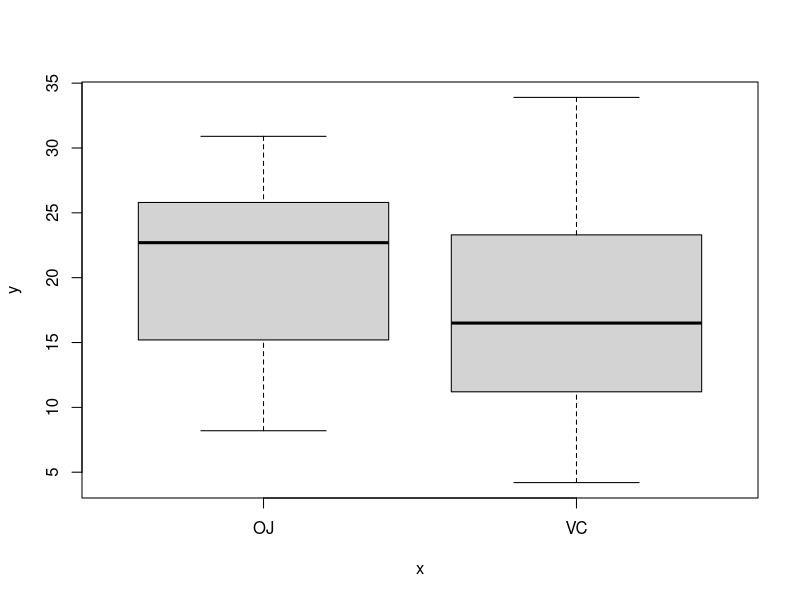
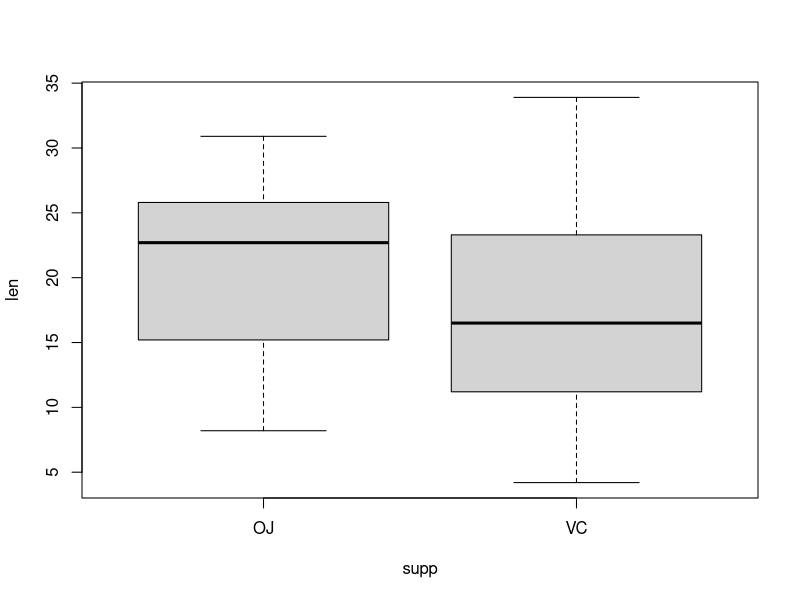
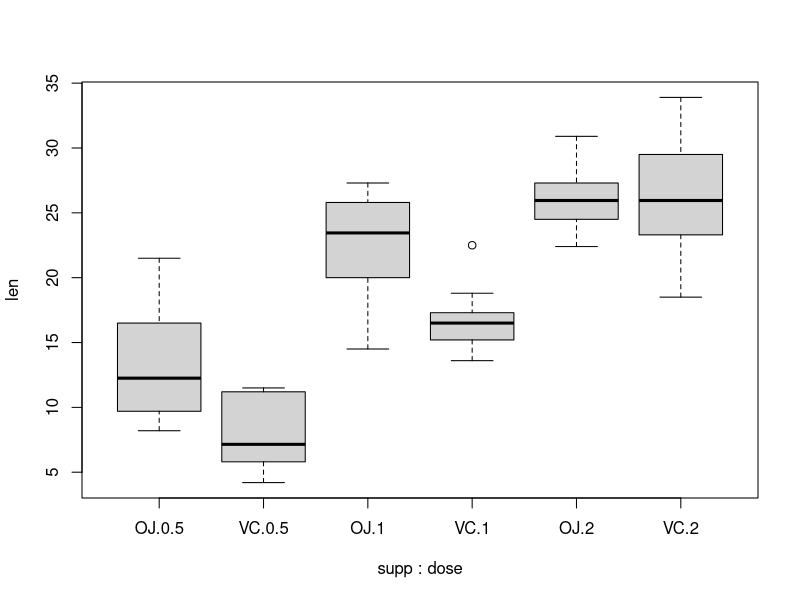
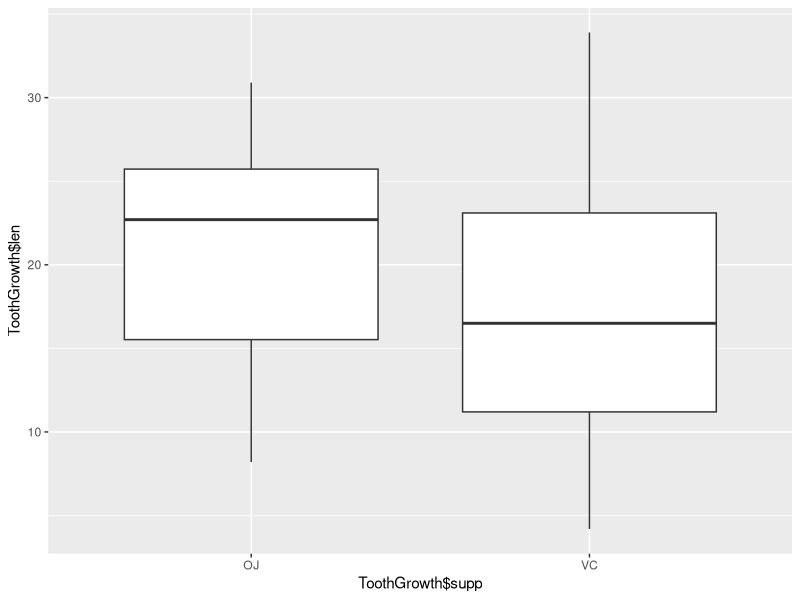
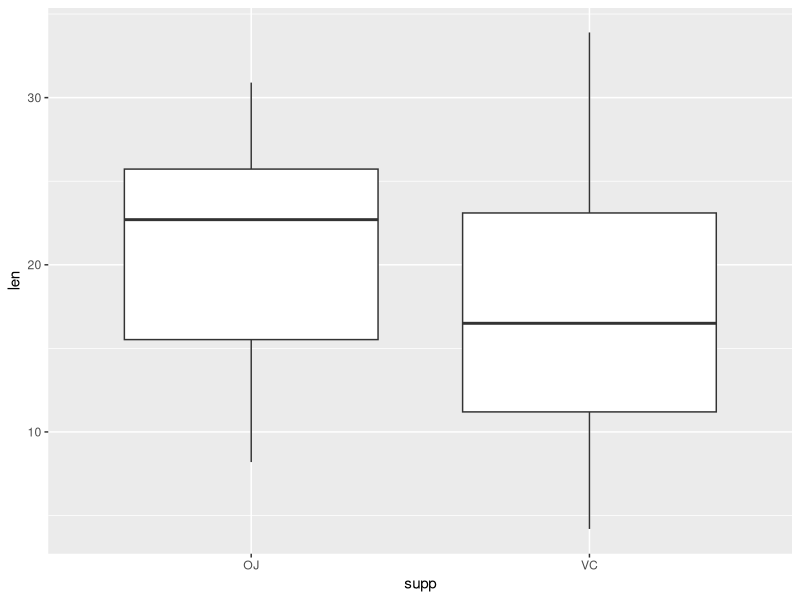
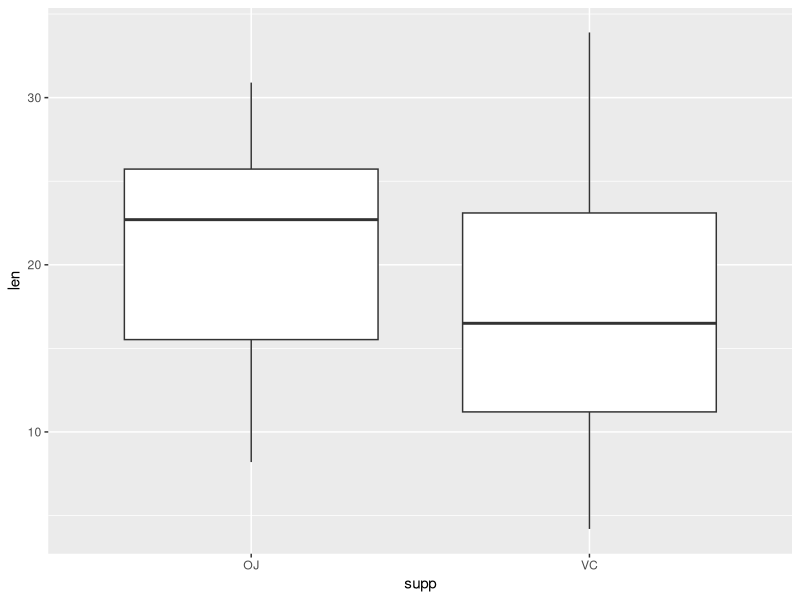
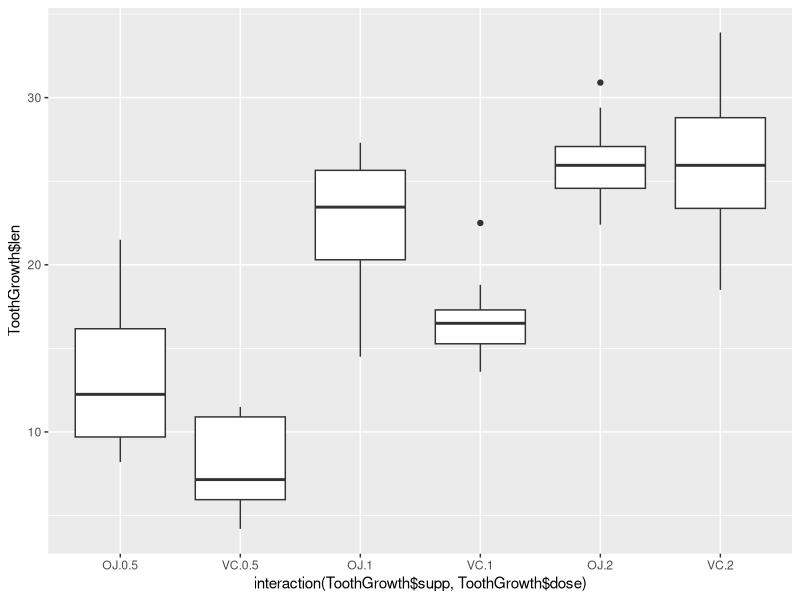
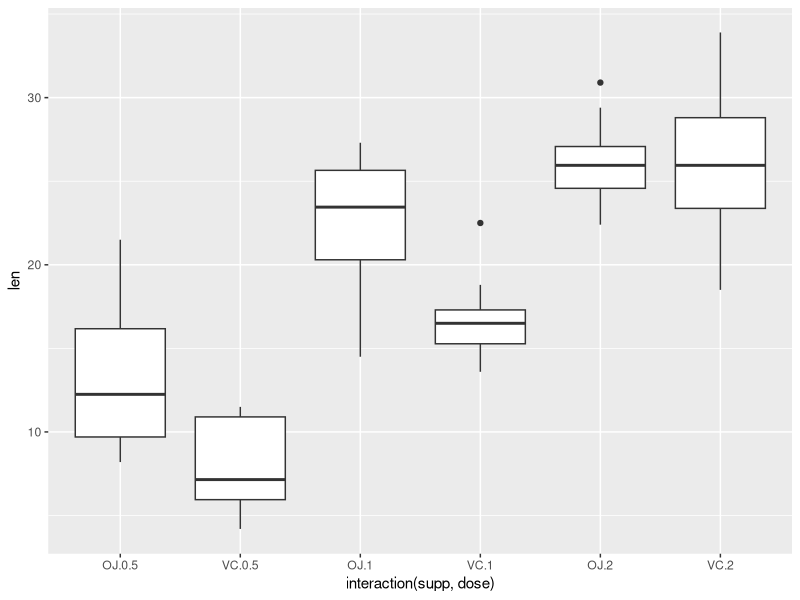

Reproduce these figures in R, in order.
# 箱ひげ図
plot(ToothGrowth$supp, ToothGrowth$len)


# 定型構文
boxplot(len ~ supp, data = ToothGrowth)

# x軸の2つの変数の相互関係を図示する
boxplot(len ~ supp + dose, data = ToothGrowth)

library(ggplot2)
qplot(ToothGrowth$supp, ToothGrowth$len, geom = "boxplot")
qplot(supp, len, data = ToothGrowth, geom = "boxplot")

# 以下の記述と同等
ggplot(ToothGrowth, aes(x = supp, y = len)) + geom_boxplot()

# 3つの独立したベクトルを使う
qplot(interaction(ToothGrowth$supp, ToothGrowth$dose), ToothGrowth$len, geom = "boxplot")
# データフレームから列を取得する方法も可能
qplot(interaction(supp, dose), len, data = ToothGrowth, geom = "boxplot")
# これは以下の記述と同等
ggplot(ToothGrowth, aes(x = interaction(supp, dose), y = len)) + geom_boxplot()
